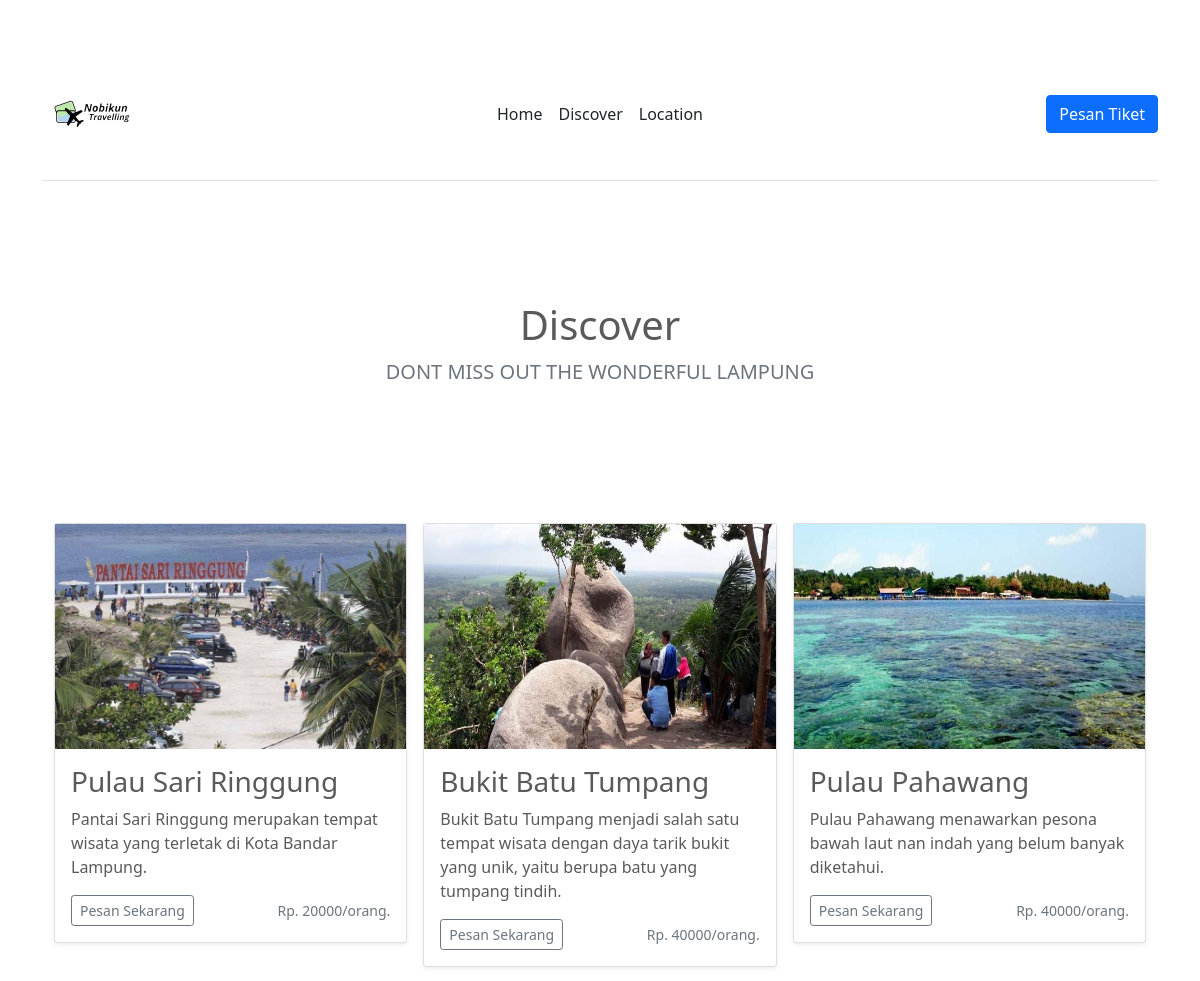
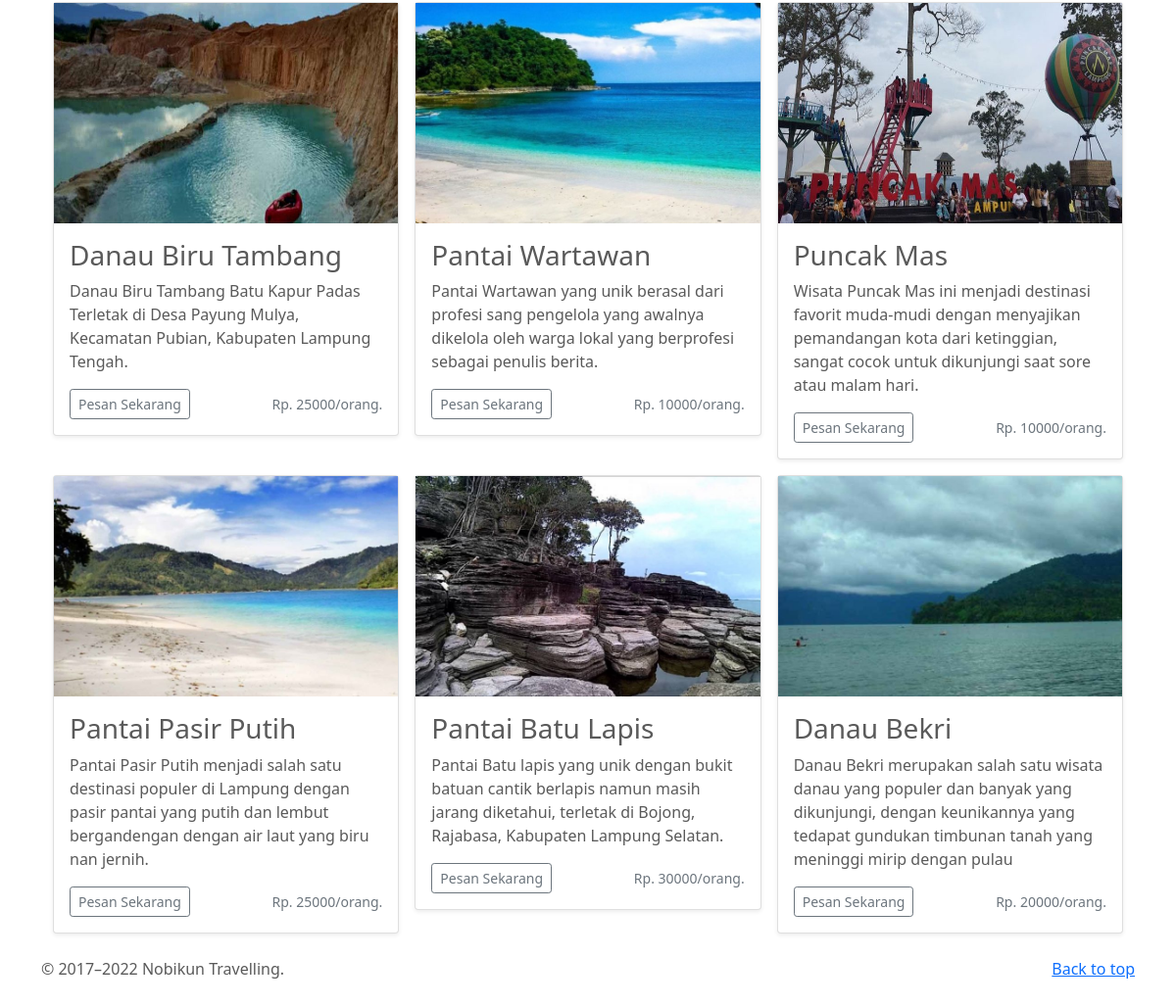
/discover.php, run on the app's committed database (2 pictures, top to bottom).
### tables this page shows
CREATE TABLE `tb_wisata` (
  `id` int(11) NOT NULL,
  `namaWisata` varchar(255) NOT NULL,
  `keterangan` text NOT NULL,
  `harga` varchar(255) NOT NULL,
  `path` varchar(255) NOT NULL
);

### discover.php (the view, shortened to what this page needs)
<?php
require_once 'koneksi.php';
$table = "tb_wisata";
$query       = "SELECT * FROM $table";
$result      = $db->query($query);
$dataWisata  = $result->fetch_all(MYSQLI_ASSOC);
?>
<!DOCTYPE html>
<html lang="en">
<head>
    <link rel="stylesheet" href="assets/bootstrap/css/bootstrap.css">
    <link rel="stylesheet" href="assets/bootstrap/css/carousel.css">
</head>
<body>
    <?php
        include('layout/header.php');
    ?>
    <section class="py-5 text-center container">
        <div class="row py-lg-5">
            <div class="col-lg-6 col-md-8 mx-auto">
                <h1 class="fw-light">Discover</h1>
                <p class="lead text-muted text-uppercase">dont miss out the wonderful lampung</p>
            </div>
        </div>
    </section>
    <section>
        <div class="container p-4">
            <div class="row row-cols-1 row-cols-sm-2 row-cols-md-3 g-3">
                <?php
                for ($i = 0; $i < count($dataWisata); $i++) {
                ?>
                    <div class="col">
                        <div class="card shadow-sm">
                            <img src="<?= $dataWisata[$i]['path'] ?>" width="100%" height="225">
                            <div class="card-body">
                                <h3><?= $dataWisata[$i]['namaWisata'] ?></h3>
                                <p class="card-text"><?= $dataWisata[$i]['keterangan'] ?></p>
                                <div class="d-flex justify-content-between align-items-center">
                                    <div class="btn-group">
                                        <a href="order.php" class="btn btn-sm btn-outline-secondary">Pesan Sekarang</a>
                                    </div>
                                    <small class="text-muted">Rp. <?= $dataWisata[$i]['harga'] ?>/orang.</small>
                                </div>
                            </div>
                        </div>
                    </div>
                <?php
                }
                ?>
            </div>
        </div>
    </section>
    <?php
    include('layout/footer.php');
    ?>
</body>
</html>

### layout/header.php (shortened to what this page needs)
<!DOCTYPE html>
<html lang="en">
<head>
    <link rel="stylesheet" href="assets/bootstrap/css/bootstrap.css">
    <link rel="stylesheet" href="assets/bootstrap/css/carousel.css">
</head>
<body>
    <section>
        <div class="container">
            <header class="d-flex flex-wrap align-items-center justify-content-center justify-content-md-between py-3 mb-4 border-bottom">
                <a href="/" class="d-flex align-items-center col-md-3 mb-2 mb-md-0 text-dark text-decoration-none">
                    <img src="assets/img/logo.png" width="100">
                </a>
                <ul class="nav col-12 col-md-auto mb-2 justify-content-center mb-md-0">
                    <li><a href="index.php" class="nav-link px-2 link-dark">Home</a></li>
                    <li><a href="discover.php" class="nav-link px-2 link-dark">Discover</a></li>
                    <li><a href="location.php" class="nav-link px-2 link-dark">Location</a></li>
                </ul>
                <div class="col-md-3 text-end">
                    <a href="order.php" class="btn btn-primary">Pesan Tiket</a></a>
                </div>
            </header>
        </div>
    </section>
</body>
</html>

### layout/footer.php (shortened to what this page needs)
<!DOCTYPE html>
<html lang="en">
<head>
    <link rel="stylesheet" href="assets/bootstrap/css/bootstrap.css">
    <link rel="stylesheet" href="assets/bootstrap/css/carousel.css">
</head>
<body>
    <footer class="container">
        <p class="float-end"><a href="#">Back to top</a></p>
        <p>&copy; 2017–<?= date("Y")  ?> Nobikun Travelling.</p>
    </footer>
</body>
</html>

### data on the page
tb_wisata: path (picture), namaWisata "Pulau Sari Ringgung", keterangan "Pantai Sari Ringgung merupakan tempat wisata yang terletak di Kota Bandar Lampung.", harga "20000"
tb_wisata: path (picture), namaWisata "Bukit Batu Tumpang", keterangan "Bukit Batu Tumpang menjadi salah satu tempat wisata dengan daya tarik bukit yang unik, yaitu berupa batu yang tumpang tindih.", harga "40000"
tb_wisata: path (picture), namaWisata "Pulau Pahawang", keterangan "Pulau Pahawang menawarkan pesona bawah laut nan indah yang belum banyak diketahui.", harga "40000"
tb_wisata: path (picture), namaWisata "Danau Biru Tambang", keterangan "Danau Biru Tambang Batu Kapur Padas Terletak di Desa Payung Mulya, Kecamatan Pubian, Kabupaten Lampung Tengah.", harga "25000"
tb_wisata: path (picture), namaWisata "Pantai Wartawan", keterangan "Pantai Wartawan yang unik berasal dari profesi sang pengelola yang awalnya dikelola oleh warga lokal yang berprofesi sebagai penulis berita.", harga "10000"
tb_wisata: path (picture), namaWisata "Puncak Mas", keterangan "Wisata Puncak Mas ini menjadi destinasi favorit muda-mudi dengan menyajikan pemandangan kota dari ketinggian, sangat cocok untuk dikunjungi saat sore atau malam hari.", harga "10000"
tb_wisata: path (picture), namaWisata "Pantai Pasir Putih", keterangan "Pantai Pasir Putih menjadi salah satu destinasi populer di Lampung dengan pasir pantai yang putih dan lembut bergandengan dengan air laut yang biru nan jernih.", harga "25000"
tb_wisata: path (picture), namaWisata "Pantai Batu Lapis", keterangan "Pantai Batu lapis yang unik dengan bukit batuan cantik berlapis namun masih jarang diketahui, terletak di Bojong, Rajabasa, Kabupaten Lampung Selatan.", harga "30000"
tb_wisata: path (picture), namaWisata "Danau Bekri", keterangan "Danau Bekri merupakan salah satu wisata danau yang populer dan banyak yang dikunjungi, dengan keunikannya yang tedapat gundukan timbunan tanah yang meninggi mirip dengan pulau", harga "20000"
